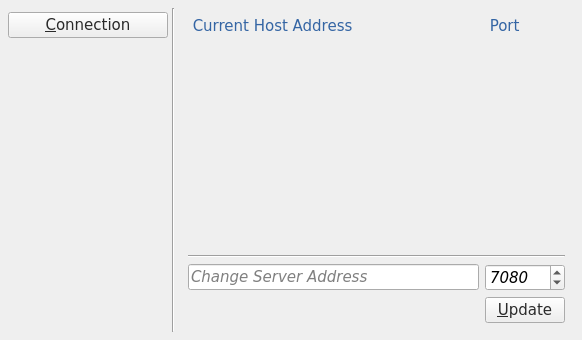
<?xml version="1.0" encoding="UTF-8"?>
<ui version="4.0">
 <class>SettingsObject</class>
 <widget class="QWidget" name="SettingsObject">
  <property name="geometry">
   <rect>
    <x>0</x>
    <y>0</y>
    <width>582</width>
    <height>340</height>
   </rect>
  </property>
  <property name="sizePolicy">
   <sizepolicy hsizetype="Fixed" vsizetype="Fixed">
    <horstretch>0</horstretch>
    <verstretch>0</verstretch>
   </sizepolicy>
  </property>
  <property name="minimumSize">
   <size>
    <width>582</width>
    <height>340</height>
   </size>
  </property>
  <property name="maximumSize">
   <size>
    <width>582</width>
    <height>340</height>
   </size>
  </property>
  <property name="font">
   <font>
    <family>Ubuntu Mono</family>
    <pointsize>10</pointsize>
   </font>
  </property>
  <property name="windowTitle">
   <string>Settings</string>
  </property>
  <layout class="QVBoxLayout" name="verticalLayout_3">
   <property name="spacing">
    <number>4</number>
   </property>
   <property name="leftMargin">
    <number>8</number>
   </property>
   <property name="topMargin">
    <number>8</number>
   </property>
   <property name="rightMargin">
    <number>8</number>
   </property>
   <property name="bottomMargin">
    <number>8</number>
   </property>
   <item>
    <layout class="QHBoxLayout" name="horizontalLayout">
     <item>
      <layout class="QVBoxLayout" name="verticalLayout">
       <property name="topMargin">
        <number>4</number>
       </property>
       <item>
        <widget class="QPushButton" name="connectionButton">
         <property name="sizePolicy">
          <sizepolicy hsizetype="Minimum" vsizetype="Fixed">
           <horstretch>0</horstretch>
           <verstretch>0</verstretch>
          </sizepolicy>
         </property>
         <property name="font">
          <font>
           <family>DejaVu Sans</family>
           <pointsize>11</pointsize>
           <italic>false</italic>
          </font>
         </property>
         <property name="styleSheet">
          <string notr="true">color: rgb(42, 42, 42);</string>
         </property>
         <property name="text">
          <string>&amp;Connection</string>
         </property>
         <property name="icon">
          <iconset>
           <normaloff>../../../../Resources/icons/indent_network.png</normaloff>../../../../Resources/icons/indent_network.png</iconset>
         </property>
         <property name="iconSize">
          <size>
           <width>18</width>
           <height>18</height>
          </size>
         </property>
        </widget>
       </item>
       <item>
        <spacer name="verticalSpacer_6">
         <property name="orientation">
          <enum>Qt::Vertical</enum>
         </property>
         <property name="sizeHint" stdset="0">
          <size>
           <width>20</width>
           <height>40</height>
          </size>
         </property>
        </spacer>
       </item>
       <item>
        <spacer name="horizontalSpacer">
         <property name="orientation">
          <enum>Qt::Horizontal</enum>
         </property>
         <property name="sizeType">
          <enum>QSizePolicy::Fixed</enum>
         </property>
         <property name="sizeHint" stdset="0">
          <size>
           <width>160</width>
           <height>20</height>
          </size>
         </property>
        </spacer>
       </item>
      </layout>
     </item>
     <item>
      <widget class="Line" name="line">
       <property name="orientation">
        <enum>Qt::Vertical</enum>
       </property>
      </widget>
     </item>
     <item>
      <layout class="QVBoxLayout" name="verticalLayout_2">
       <item>
        <widget class="QStackedWidget" name="stackedWidget">
         <property name="currentIndex">
          <number>1</number>
         </property>
         <widget class="QWidget" name="page0">
          <layout class="QVBoxLayout" name="verticalLayout_5">
           <item>
            <widget class="QCheckBox" name="checkBox">
             <property name="font">
              <font>
               <family>DejaVu Sans</family>
               <pointsize>11</pointsize>
              </font>
             </property>
             <property name="styleSheet">
              <string notr="true">color: rgb(52, 101, 164)</string>
             </property>
             <property name="text">
              <string>&amp;Start QsMessenger on System Boot</string>
             </property>
            </widget>
           </item>
           <item>
            <spacer name="verticalSpacer">
             <property name="orientation">
              <enum>Qt::Vertical</enum>
             </property>
             <property name="sizeHint" stdset="0">
              <size>
               <width>20</width>
               <height>40</height>
              </size>
             </property>
            </spacer>
           </item>
          </layout>
         </widget>
         <widget class="QWidget" name="page1">
          <layout class="QGridLayout" name="gridLayout">
           <item row="3" column="0">
            <widget class="QLabel" name="label">
             <property name="font">
              <font>
               <family>DejaVu Sans</family>
               <pointsize>11</pointsize>
              </font>
             </property>
             <property name="styleSheet">
              <string notr="true">color: rgb(52, 101, 164)</string>
             </property>
             <property name="text">
              <string> Current Host Address</string>
             </property>
            </widget>
           </item>
           <item row="5" column="0" colspan="4">
            <layout class="QHBoxLayout" name="horizontalLayout_3">
             <property name="spacing">
              <number>4</number>
             </property>
             <property name="leftMargin">
              <number>12</number>
             </property>
             <property name="topMargin">
              <number>0</number>
             </property>
             <property name="rightMargin">
              <number>2</number>
             </property>
             <item>
              <widget class="QLabel" name="currentAddressLabel">
               <property name="font">
                <font>
                 <family>DejaVu Sans</family>
                 <pointsize>12</pointsize>
                 <italic>false</italic>
                </font>
               </property>
               <property name="text">
                <string/>
               </property>
               <property name="indent">
                <number>-1</number>
               </property>
              </widget>
             </item>
             <item>
              <spacer name="horizontalSpacer_3">
               <property name="orientation">
                <enum>Qt::Horizontal</enum>
               </property>
               <property name="sizeHint" stdset="0">
                <size>
                 <width>40</width>
                 <height>20</height>
                </size>
               </property>
              </spacer>
             </item>
             <item>
              <widget class="QLabel" name="currentPortLabel">
               <property name="sizePolicy">
                <sizepolicy hsizetype="Fixed" vsizetype="Preferred">
                 <horstretch>0</horstretch>
                 <verstretch>0</verstretch>
                </sizepolicy>
               </property>
               <property name="minimumSize">
                <size>
                 <width>69</width>
                 <height>0</height>
                </size>
               </property>
               <property name="font">
                <font>
                 <family>DejaVu Sans</family>
                 <pointsize>12</pointsize>
                 <italic>false</italic>
                </font>
               </property>
               <property name="text">
                <string/>
               </property>
               <property name="indent">
                <number>-1</number>
               </property>
              </widget>
             </item>
            </layout>
           </item>
           <item row="8" column="0" colspan="3">
            <widget class="QLineEdit" name="hostAddressLineEdit">
             <property name="font">
              <font>
               <family>DejaVu Sans</family>
               <pointsize>11</pointsize>
               <italic>true</italic>
              </font>
             </property>
             <property name="placeholderText">
              <string>Change Server Address</string>
             </property>
            </widget>
           </item>
           <item row="3" column="3">
            <widget class="QLabel" name="label_2">
             <property name="font">
              <font>
               <family>DejaVu Sans</family>
               <pointsize>11</pointsize>
              </font>
             </property>
             <property name="styleSheet">
              <string notr="true">color: rgb(52, 101, 164)</string>
             </property>
             <property name="text">
              <string> Port</string>
             </property>
            </widget>
           </item>
           <item row="9" column="3">
            <widget class="QPushButton" name="updateButton">
             <property name="font">
              <font>
               <family>DejaVu Sans</family>
               <pointsize>11</pointsize>
              </font>
             </property>
             <property name="styleSheet">
              <string notr="true">color: rgb(42, 42, 42);</string>
             </property>
             <property name="text">
              <string>&amp;Update</string>
             </property>
             <property name="icon">
              <iconset>
               <normaloff>../../../../Resources/icons/refresh.png</normaloff>../../../../Resources/icons/refresh.png</iconset>
             </property>
             <property name="iconSize">
              <size>
               <width>14</width>
               <height>14</height>
              </size>
             </property>
            </widget>
           </item>
           <item row="8" column="3">
            <widget class="QSpinBox" name="portSpinBox">
             <property name="font">
              <font>
               <family>DejaVu Sans</family>
               <pointsize>11</pointsize>
               <italic>true</italic>
              </font>
             </property>
             <property name="minimum">
              <number>0</number>
             </property>
             <property name="maximum">
              <number>65535</number>
             </property>
             <property name="value">
              <number>7080</number>
             </property>
            </widget>
           </item>
           <item row="6" column="0">
            <spacer name="verticalSpacer_2">
             <property name="orientation">
              <enum>Qt::Vertical</enum>
             </property>
             <property name="sizeHint" stdset="0">
              <size>
               <width>20</width>
               <height>40</height>
              </size>
             </property>
            </spacer>
           </item>
           <item row="7" column="0" colspan="4">
            <widget class="Line" name="line_2">
             <property name="orientation">
              <enum>Qt::Horizontal</enum>
             </property>
            </widget>
           </item>
          </layout>
         </widget>
         <widget class="QWidget" name="page2">
          <layout class="QVBoxLayout" name="verticalLayout_4">
           <item>
            <layout class="QHBoxLayout" name="horizontalLayout_2">
             <item>
              <widget class="QCheckBox" name="checkBox_2">
               <property name="enabled">
                <bool>false</bool>
               </property>
               <property name="font">
                <font>
                 <family>DejaVu Sans</family>
                 <pointsize>11</pointsize>
                </font>
               </property>
               <property name="text">
                <string>Set Idle Status</string>
               </property>
              </widget>
             </item>
             <item>
              <widget class="QLabel" name="label_3">
               <property name="enabled">
                <bool>false</bool>
               </property>
               <property name="font">
                <font>
                 <family>DejaVu Sans</family>
                 <pointsize>11</pointsize>
                </font>
               </property>
               <property name="text">
                <string>after</string>
               </property>
              </widget>
             </item>
             <item>
              <widget class="QSpinBox" name="spinBox">
               <property name="enabled">
                <bool>false</bool>
               </property>
               <property name="font">
                <font>
                 <family>DejaVu Sans</family>
                 <pointsize>11</pointsize>
                </font>
               </property>
              </widget>
             </item>
             <item>
              <widget class="QLabel" name="label_4">
               <property name="enabled">
                <bool>false</bool>
               </property>
               <property name="font">
                <font>
                 <family>DejaVu Sans</family>
                 <pointsize>11</pointsize>
                </font>
               </property>
               <property name="text">
                <string>minutes</string>
               </property>
              </widget>
             </item>
            </layout>
           </item>
           <item>
            <widget class="Line" name="line_3">
             <property name="orientation">
              <enum>Qt::Horizontal</enum>
             </property>
            </widget>
           </item>
           <item>
            <widget class="QLabel" name="label_5">
             <property name="enabled">
              <bool>false</bool>
             </property>
             <property name="font">
              <font>
               <family>DejaVu Sans</family>
               <pointsize>12</pointsize>
              </font>
             </property>
             <property name="styleSheet">
              <string notr="true">color: rgb(52, 101, 164)</string>
             </property>
             <property name="text">
              <string>Block Users:</string>
             </property>
            </widget>
           </item>
           <item>
            <widget class="QListView" name="listView">
             <property name="enabled">
              <bool>false</bool>
             </property>
            </widget>
           </item>
           <item>
            <layout class="QHBoxLayout" name="horizontalLayout_4">
             <property name="topMargin">
              <number>0</number>
             </property>
             <item>
              <spacer name="horizontalSpacer_4">
               <property name="orientation">
                <enum>Qt::Horizontal</enum>
               </property>
               <property name="sizeHint" stdset="0">
                <size>
                 <width>40</width>
                 <height>20</height>
                </size>
               </property>
              </spacer>
             </item>
             <item>
              <widget class="QPushButton" name="pushButton">
               <property name="enabled">
                <bool>false</bool>
               </property>
               <property name="font">
                <font>
                 <family>DejaVu Sans</family>
                 <pointsize>11</pointsize>
                </font>
               </property>
               <property name="text">
                <string>&amp;Add</string>
               </property>
              </widget>
             </item>
             <item>
              <widget class="QPushButton" name="pushButton_2">
               <property name="enabled">
                <bool>false</bool>
               </property>
               <property name="font">
                <font>
                 <family>DejaVu Sans</family>
                 <pointsize>11</pointsize>
                </font>
               </property>
               <property name="text">
                <string>&amp;Remove</string>
               </property>
              </widget>
             </item>
            </layout>
           </item>
          </layout>
         </widget>
        </widget>
       </item>
      </layout>
     </item>
    </layout>
   </item>
  </layout>
 </widget>
 <resources/>
 <connections/>
</ui>
